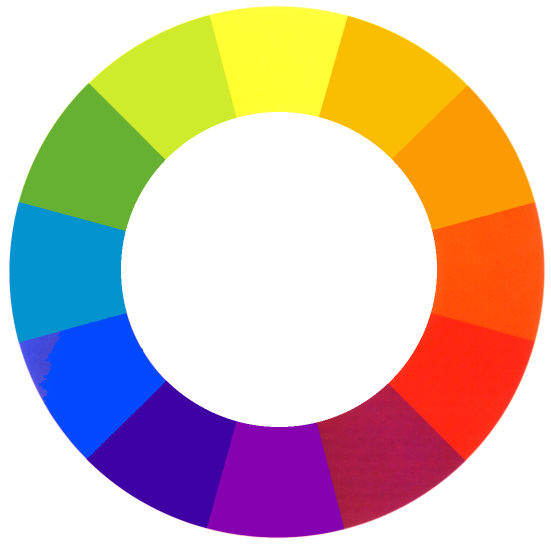
%> input picture CLab-1/Images-for-CLAB1/colorwheel.jpg, 1101 x 1089 px (shown at 1/2 size)
$ octave task2.m   (GNU Octave 9; MATLAB toolbox functions it lacks are replaced by stand-ins)
%> lines starting %> are read from the running program, lines starting %| are printed output that depends on the picture
img2 = imread('Images-for-CLAB1/colorwheel.jpg');
%> img2 is the input picture: size 1089x1101x3 uint8; mean R, G, B 209.8, 186.9, 174.4
img2_hsv = rgb2hsv(img2);
%> img2_hsv: size 1089x1101x3 double; mean H, S, V 0.193, 0.442, 0.934

H=img2_hsv(:,:,1);
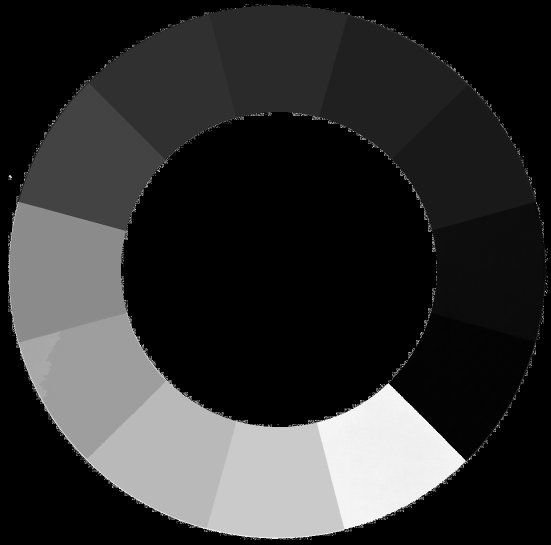
%> H: size 1089x1101 double (shown at 1/2 size); min 0, max 0.999, mean 0.193

figure;
subplot(2,1,1);
imshow(img2);
subplot(2,1,2);
imshow(H);
text(850,750,num2str(round(H(850,750),2)));
text(950,550,num2str(round(H(950,550),2)));
text(850,300,num2str(round(H(850,300),2)));
text(700,150,num2str(round(H(700,150),2)));
text(500,100,num2str(round(H(500,100),2)));
text(250,150,num2str(round(H(250,150),2)));
text(100,300,num2str(round(H(100,300),2)));
text(50,550,num2str(round(H(50,550),2)));
text(100,750,num2str(round(H(100,750),2)));
text(300,900,num2str(round(H(300,900),2)));
text(500,950,num2str(round(H(500,950),2)));
text(700,900,num2str(round(H(700,900),2)));
text(900,750,num2str(round(H(900,750),2)));
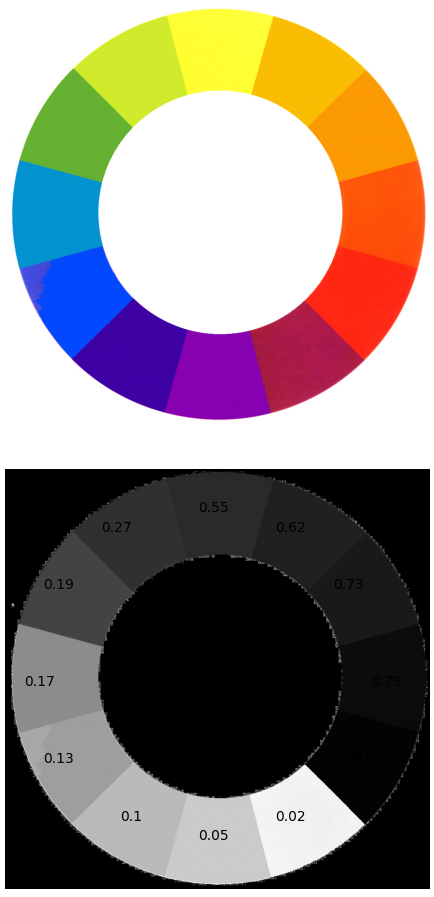
%> figure redrawn from the program's plot data, 2 panels

$ run again, with CLab-1/Images-for-CLAB1/face_01_u6617017.jpg copied over CLab-1/Images-for-CLAB1/colorwheel.jpg
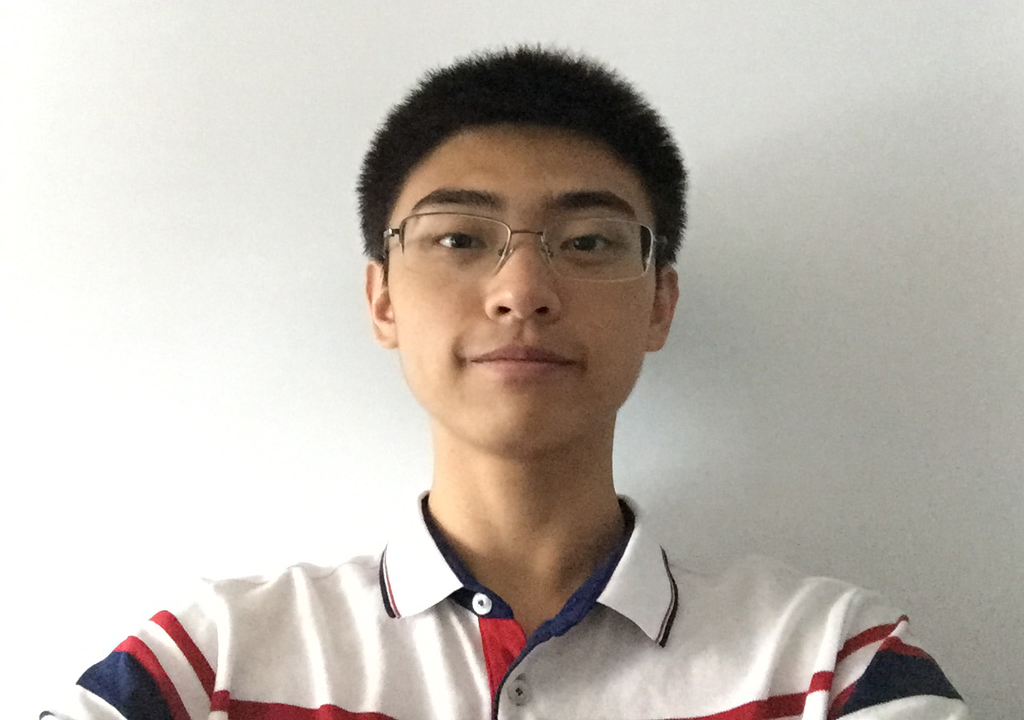
%> input picture CLab-1/Images-for-CLAB1/face_01_u6617017.jpg, 1024 x 720 px
%> img2 is the input picture: size 720x1024x3 uint8; mean R, G, B 191.4, 184.1, 176
%> img2_hsv: size 720x1024x3 double; mean H, S, V 0.152, 0.114, 0.753
%> `H=img2_hsv(:,:,1);`:
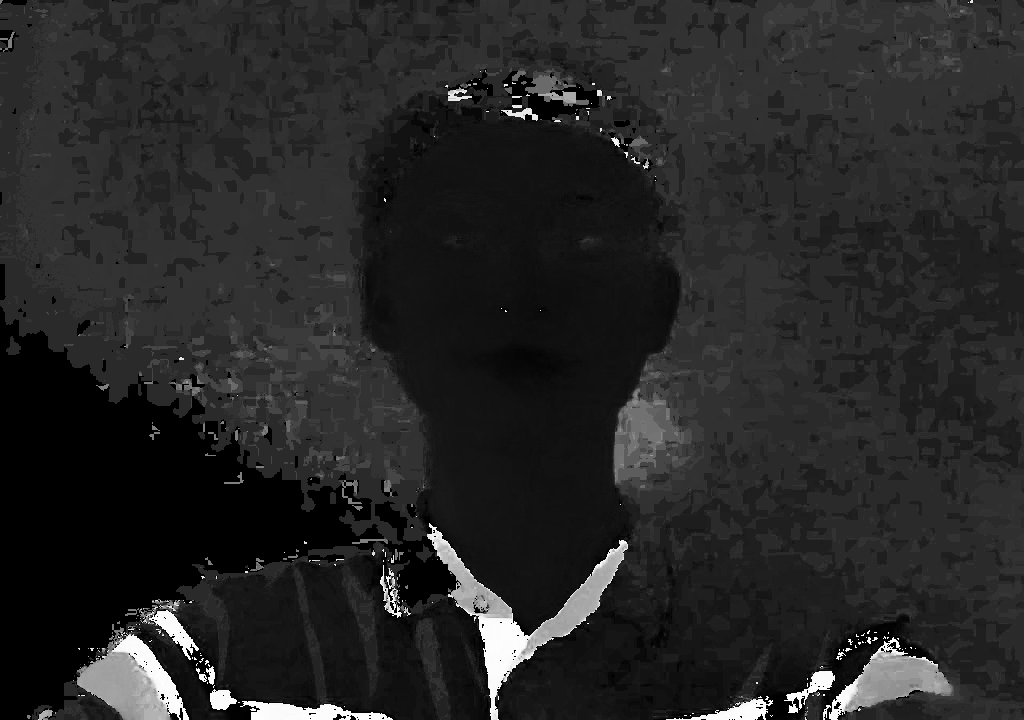
%> H: size 720x1024 double; min 0, max 0.999, mean 0.152
%> `text(900,750,num2str(round(H(900,750),2)));`:
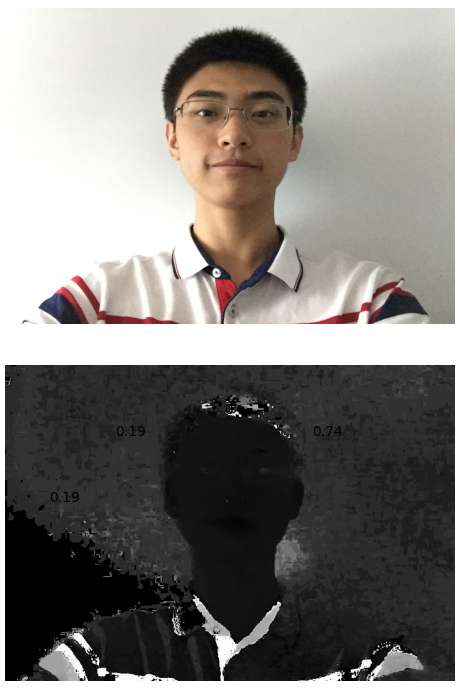
%> figure redrawn from the program's plot data, 2 panels

$ run again, with CLab-1/Images-for-CLAB1/face_03_u6617017.jpg copied over CLab-1/Images-for-CLAB1/colorwheel.jpg
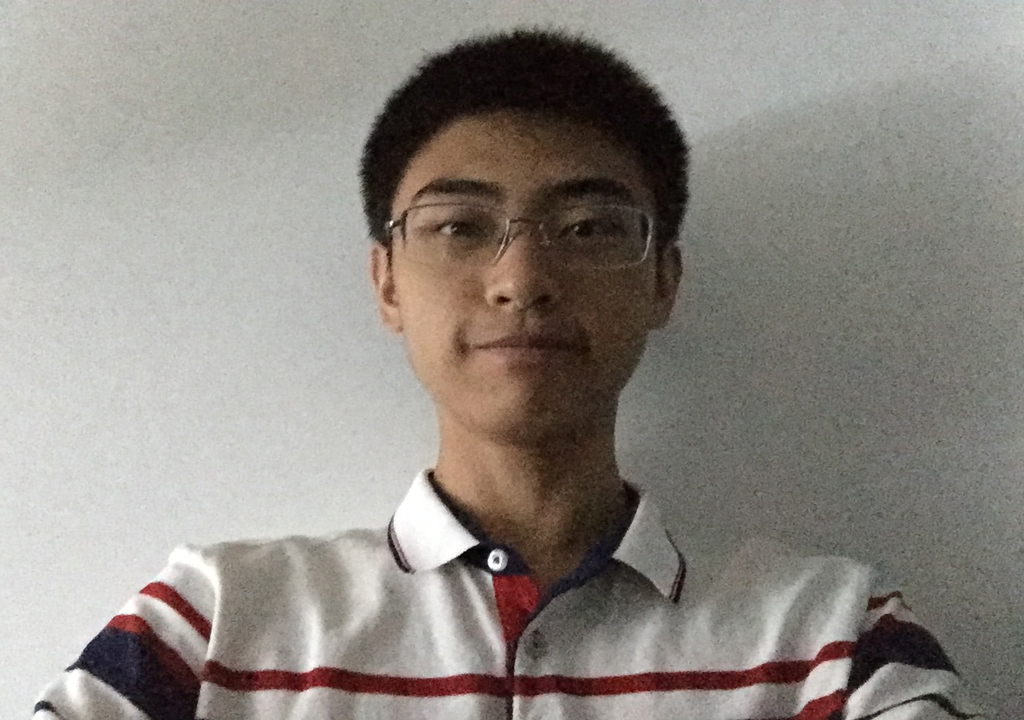
%> input picture CLab-1/Images-for-CLAB1/face_03_u6617017.jpg, 1024 x 720 px
%> img2 is the input picture: size 720x1024x3 uint8; mean R, G, B 143.1, 137.9, 131.6
%> img2_hsv: size 720x1024x3 double; mean H, S, V 0.182, 0.129, 0.564
%> `H=img2_hsv(:,:,1);`:
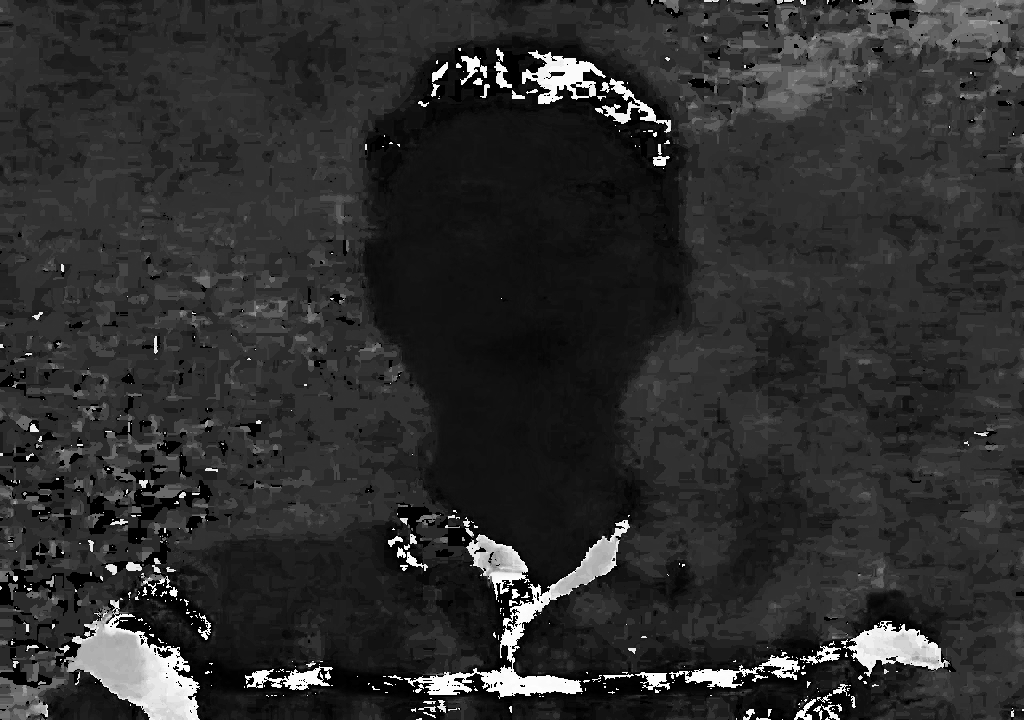
%> H: size 720x1024 double; min 0, max 0.998, mean 0.182
%> `text(900,750,num2str(round(H(900,750),2)));`:
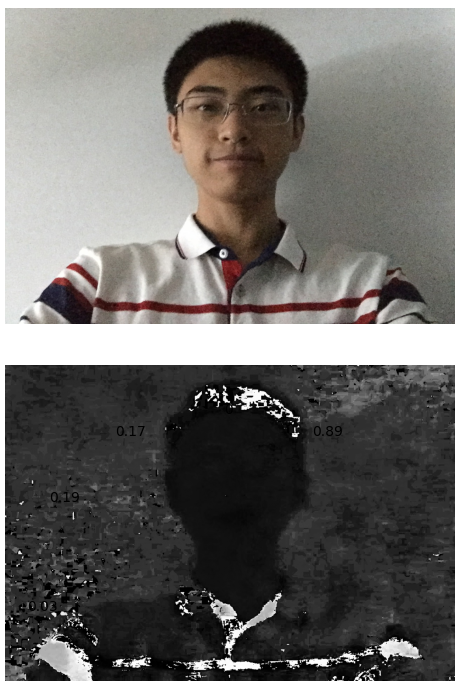
%> figure redrawn from the program's plot data, 2 panels
